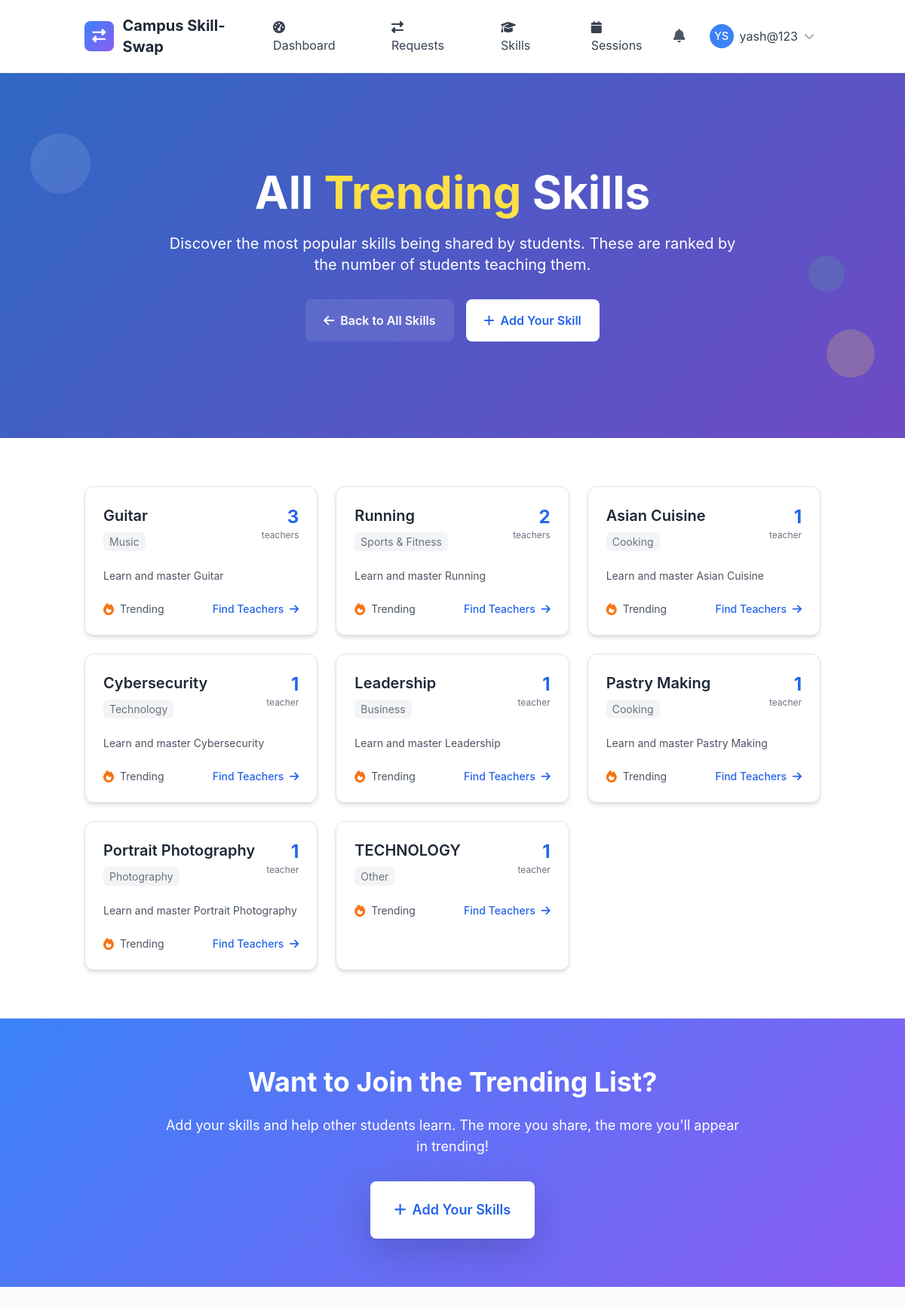
/skills/trending/more/ (signed in), run on the app's committed database.
### skills/models.py (models this page shows, shortened)
class Skill(models.Model):
    name = models.CharField(max_length=100)
    category = models.ForeignKey(SkillCategory, on_delete=models.CASCADE, related_name='skills')
    description = models.TextField(blank=True)
    is_popular = models.BooleanField(default=False)
    created_at = models.DateTimeField(auto_now_add=True)
    updated_at = models.DateTimeField(auto_now=True)
    class Meta:
        ordering = ['category__name', 'name']
        unique_together = ['name', 'category']

class SkillCategory(models.Model):
    name = models.CharField(max_length=100, unique=True)
    description = models.TextField(blank=True)
    icon = models.CharField(max_length=50, blank=True, help_text="CSS icon class")
    color = models.CharField(max_length=7, default='#3B82F6', help_text="Hex color code")
    is_active = models.BooleanField(default=True)
    created_at = models.DateTimeField(auto_now_add=True)
    updated_at = models.DateTimeField(auto_now=True)
    class Meta:
        ordering = ['name']
        verbose_name_plural = "Skill Categories"
        db_table = 'category'

### skills/views.py (the view)
# urls.py: path('trending/more/', views.TrendingSkillsMoreView.as_view(), name='trending_skills_more'),
class TrendingSkillsMoreView(LoginRequiredMixin, ListView):
    model = Skill
    template_name = 'skills/trending_skills_more.html'
    context_object_name = 'trending_skills'
    paginate_by = 10
    def get_queryset(self):
        from django.db.models import Count
        return (Skill.objects
                .filter(category__is_active=True)
                .annotate(offered_count=Count('offered_by_users'))
                .filter(offered_count__gt=0)
                .order_by('-offered_count', 'name'))
    def get_context_data(self, **kwargs):
        context = super().get_context_data(**kwargs)
        context['page_title'] = 'All Trending Skills'
        return context

### templates/skills/trending_skills_more.html (shortened to what this page needs)
{% extends 'base.html' %}
{% load static %}
{% block content %}
<section class="gradient-bg relative overflow-hidden">
    <div class="absolute inset-0 bg-black opacity-20"></div>
    <div class="relative container mx-auto px-4 py-20 lg:py-32">
        <div class="text-center text-white">
            <h1 class="text-4xl lg:text-6xl font-bold mb-6 leading-tight">
                All <span class="text-yellow-300">Trending</span> Skills
            </h1>
            <p class="text-lg lg:text-xl mb-8 max-w-3xl mx-auto">
                Discover the most popular skills being shared by students. These are ranked by the number of students teaching them.
            </p>
            <div class="flex justify-center space-x-4">
                <a href="{% url 'skills:skill_list' %}" class="bg-white/10 backdrop-blur-sm text-white px-6 py-3 rounded-lg font-semibold hover:bg-white/20 transition-all">
                    <i class="fas fa-arrow-left mr-2"></i>Back to All Skills
                </a>
                <a href="{% url 'skills:add_skill' %}" class="bg-white text-blue-600 px-6 py-3 rounded-lg font-semibold hover:bg-gray-100 transition-all">
                    <i class="fas fa-plus mr-2"></i>Add Your Skill
                </a>
            </div>
        </div>
    </div>
    <div class="absolute top-20 left-10 w-20 h-20 bg-white opacity-10 rounded-full animate-bounce"></div>
    <div class="absolute bottom-20 right-10 w-16 h-16 bg-yellow-300 opacity-20 rounded-full animate-pulse"></div>
    <div class="absolute top-1/2 right-20 w-12 h-12 bg-green-400 opacity-15 rounded-full animate-bounce delay-75"></div>
</section>
<section class="py-16 bg-white">
    <div class="container mx-auto px-4">
        {% if trending_skills %}
            <div class="grid grid-cols-1 md:grid-cols-2 lg:grid-cols-3 gap-6">
                {% for skill in trending_skills %}
                    <div class="skill-card bg-white rounded-xl shadow-md p-6 hover:shadow-lg transition-all border">
                        <div class="flex items-start justify-between mb-4">
                            <div class="flex-1">
                                <h3 class="text-xl font-semibold text-gray-800 mb-2">{{ skill.name }}</h3>
                                <span class="text-sm text-gray-500 bg-gray-100 px-2 py-1 rounded">{{ skill.category.name }}</span>
                            </div>
                            <div class="text-right">
                                <div class="text-2xl font-bold text-blue-600">{{ skill.offered_count }}</div>
                                <div class="text-xs text-gray-500">teacher{{ skill.offered_count|pluralize }}</div>
                            </div>
                        </div>
                        {% if skill.description %}
                            <p class="text-gray-600 text-sm mb-4 line-clamp-2">{{ skill.description }}</p>
                        {% endif %}
                        <div class="flex justify-between items-center">
                            <div class="flex items-center space-x-2">
                                <i class="fas fa-fire text-orange-500"></i>
                                <span class="text-sm text-gray-600">Trending</span>
                            </div>
                            <a href="{% url 'skills:find_tutors' skill.id %}" class="text-blue-600 hover:text-blue-800 text-sm font-medium">
                                Find Teachers <i class="fas fa-arrow-right ml-1"></i>
                            </a>
                        </div>
                    </div>
                {% endfor %}
            </div>
        {% endif %}
    </div>
</section>
<section class="gradient-bg py-16">
    <div class="container mx-auto px-4 text-center">
        <div class="max-w-3xl mx-auto text-white">
            <h2 class="text-3xl lg:text-4xl font-bold mb-6">
                Want to Join the Trending List?
            </h2>
            <p class="text-lg mb-8">
                Add your skills and help other students learn. The more you share, the more you'll appear in trending!
            </p>
            <a href="{% url 'skills:add_skill' %}"
               class="bg-white text-blue-600 px-8 py-4 rounded-lg font-semibold text-lg hover:bg-gray-100 transition-all transform hover:scale-105 shadow-lg inline-block">
                <i class="fas fa-plus mr-2"></i>Add Your Skills
            </a>
        </div>
    </div>
</section>
{% endblock %}

### templates/base.html (shortened to what this page needs)
{% load static %}
<!DOCTYPE html>
<html lang="en" class="h-full">
<head>
    <script src="https://cdn.tailwindcss.com"></script>
    <link href="https://cdn.jsdelivr.net/npm/bootstrap@5.3.2/dist/css/bootstrap.min.css" rel="stylesheet">
    <link rel="stylesheet" href="https://cdnjs.cloudflare.com/ajax/libs/font-awesome/6.5.1/css/all.min.css">
</head>
<body class="bg-gray-50 h-full">
    <nav class="bg-white shadow-lg border-b">
        <div class="container mx-auto px-4">
            <div class="flex justify-between items-center py-3">
                <div class="flex items-center space-x-3">
                    <div class="w-10 h-10 gradient-bg rounded-lg flex items-center justify-center">
                        <i class="fas fa-exchange-alt text-white text-lg"></i>
                    </div>
                    <a href="{% url 'core:home' %}" class="text-xl font-bold text-gray-800 hover:text-blue-600 transition-colors">
                        Campus Skill-Swap
                    </a>
                </div>
                <div class="hidden md:flex items-center space-x-6">
                    {% if user.is_authenticated %}
                        <a href="{% url 'core:dashboard' %}" class="nav-link px-3 py-2 text-gray-700 hover:text-blue-600 transition-colors">
                            <i class="fas fa-tachometer-alt mr-2"></i>Dashboard
                        </a>
                        <a href="{% url 'skill_sessions:request_list' %}" class="nav-link px-3 py-2 text-gray-700 hover:text-blue-600 transition-colors">
                            <i class="fas fa-exchange-alt mr-2"></i>Requests
                        </a>
                        <a href="{% url 'skills:skill_list' %}" class="nav-link px-3 py-2 text-gray-700 hover:text-blue-600 transition-colors">
                            <i class="fas fa-graduation-cap mr-2"></i>Skills
                        </a>
                        <a href="{% url 'skill_sessions:session_management' %}" class="nav-link px-3 py-2 text-gray-700 hover:text-blue-600 transition-colors">
                            <i class="fas fa-calendar mr-2"></i>Sessions
                        </a>
                    {% endif %}
                </div>
                <div class="flex items-center space-x-4">
                    {% if user.is_authenticated %}
                        <div class="relative">
                            <button id="notificationBtn" class="relative p-2 text-gray-600 hover:text-blue-600 transition-colors">
                                <i class="fas fa-bell text-lg"></i>
                            </button>
                        </div>
                        <div class="relative">
                            <button id="userMenuBtn" class="flex items-center space-x-2 p-2 rounded-lg hover:bg-gray-100 transition-colors">
                                {% if user.profile.profile_picture %}
                                    <img src="{{ user.profile.profile_picture.url }}" alt="Profile" class="w-8 h-8 rounded-full">
                                {% else %}
                                    <div class="w-8 h-8 bg-blue-500 rounded-full flex items-center justify-center">
                                        <span class="text-white text-sm font-medium">{{ user.first_name|first|upper }}{{ user.last_name|first|upper }}</span>
                                    </div>
                                {% endif %}
                                <span class="hidden md:block text-gray-700">{{ user.username}}</span>
                                <i class="fas fa-chevron-down text-gray-400 text-sm"></i>
                            </button>
                        </div>
                    {% endif %}
                </div>
            </div>
        </div>
    </nav>
    <main class="min-h-screen">
        {% block content %}{% endblock %}
    </main>
</body>
</html>

### templates/base.html (style rules this page uses)
:root { --primary-color: #3B82F6; --secondary-color: #10B981; --accent-color: #8B5CF6; --warning-color: #F59E0B; --danger-color: #EF4444; }
body { font-family: 'Inter', -apple-system, BlinkMacSystemFont, sans-serif; }
.gradient-bg { background: linear-gradient(135deg, var(--primary-color) 0%, var(--accent-color) 100%); }
.skill-card { transition: all 0.3s ease; border: 1px solid #e5e7eb; }

### templates/skills/trending_skills_more.html (style rules this page uses)
.line-clamp-2 { display: -webkit-box; -webkit-line-clamp: 2; -webkit-box-orient: vertical; overflow: hidden; }

### data on the page
Skill: name "Guitar", category.name "Music", offered_count "3", description "Learn and master Guitar"
Skill: name "Running", category.name "Sports & Fitness", offered_count "2", description "Learn and master Running"
Skill: name "Asian Cuisine", category.name "Cooking", offered_count "1", description "Learn and master Asian Cuisine"
Skill: name "Cybersecurity", category.name "Technology", offered_count "1", description "Learn and master Cybersecurity"
Skill: name "Leadership", category.name "Business", offered_count "1", description "Learn and master Leadership"
Skill: name "Pastry Making", category.name "Cooking", offered_count "1", description "Learn and master Pastry Making"
Skill: name "Portrait Photography", category.name "Photography", offered_count "1", description "Learn and master Portrait Photography"
Skill: name "TECHNOLOGY", category.name "Other", offered_count "1"

### other printed values
{{ user.first_name|first|upper }} "Y"
{{ user.last_name|first|upper }} "S"
{{ user.username }} "yash@123"
